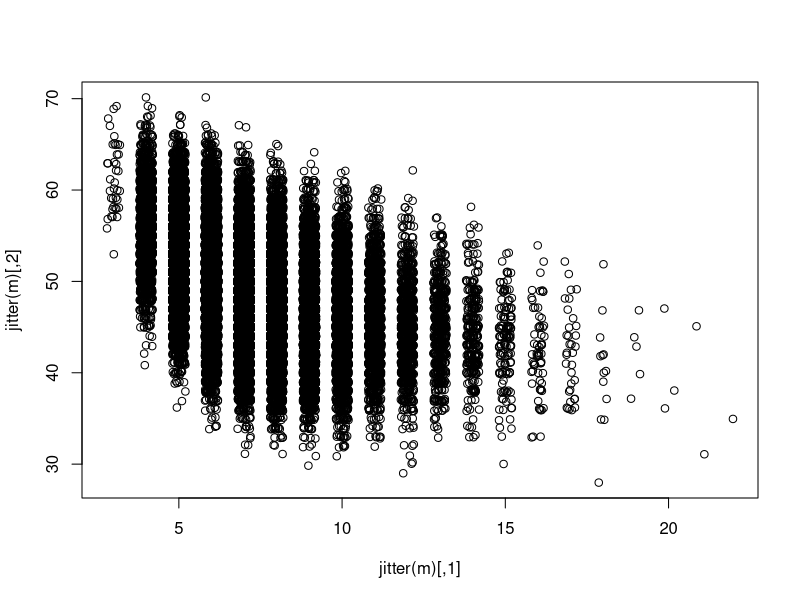
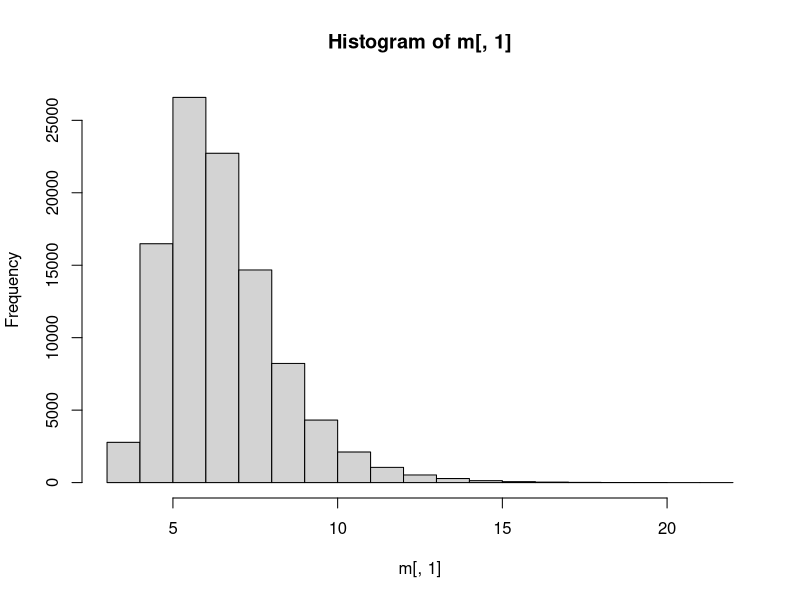
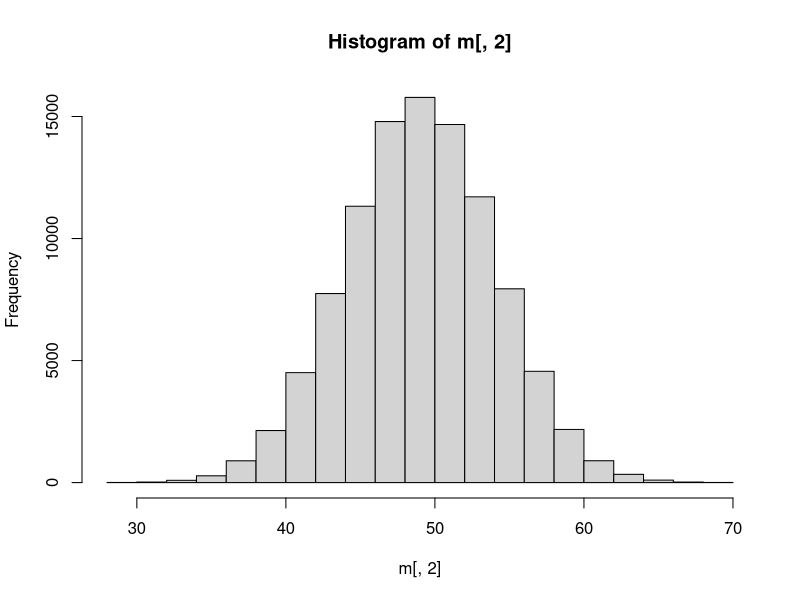

The R script that drew these images, in order:
# Aufgabe 1

n <- 100000
m <- matrix(NA, nrow = n, ncol = 2)
for (i in 1:n){
sim <- sample(0:1, 100, c(0.5, 0.5), replace = T)
auswertung <- rle(sim)
m[i,1] <- max(auswertung$lengths)
m[i,2] <- length(auswertung$lengths) -1
}

plot(jitter(m))
cor(m)


sum(m[,1] <= 10 & m[,2] <= 40) / n


hist(m[,1])
hist(m[,2])
mean(m[,1])
mean(m[,2])
